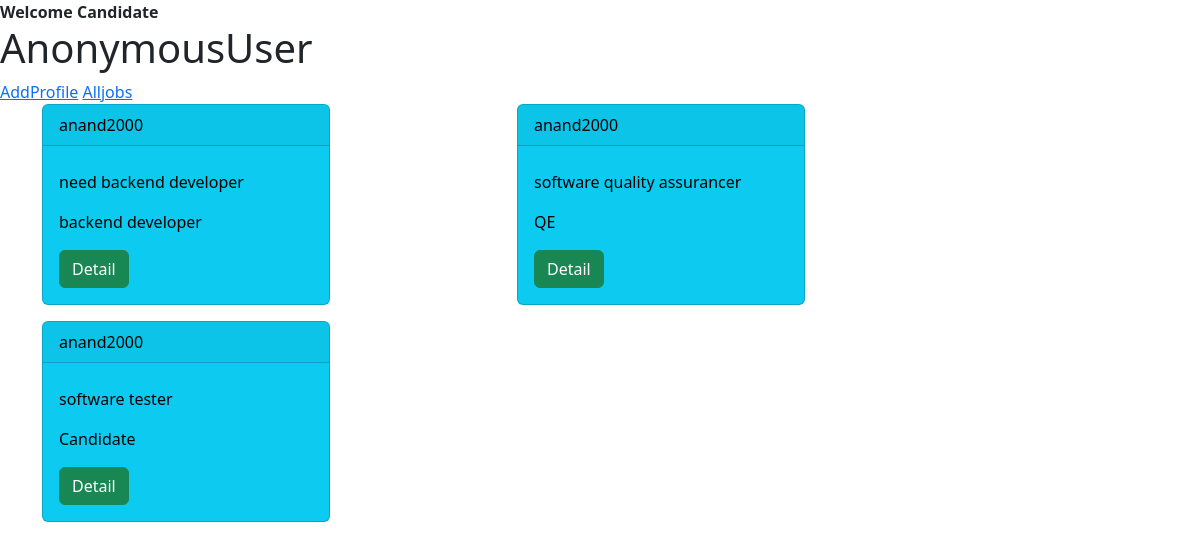
Screenshot of /candidate/home with the database file from the repository.
### employer/models.py (models this page shows, shortened)
class Jobs(models.Model):
    posted_by=models.ForeignKey(User,on_delete=models.CASCADE,related_name="company")
    job_title=models.CharField(max_length=120)
    job_discription=models.TextField(max_length=120)
    role=models.CharField(max_length=120)
    experience=models.PositiveIntegerField(default=0)
    location=models.CharField(max_length=120)
    salary=models.PositiveIntegerField()
    created_date=models.DateField(auto_now_add=True)
    last_date=models.DateField(null=True)
    qualification=models.CharField(max_length=120,null=True)

### Users/models.py (models this page shows, shortened)
class User(AbstractUser):
    phone=models.CharField(max_length=12)
    options=(
        ("employer","employer"),
        ("candidate","candidate")
    )
    role=models.CharField(max_length=12,choices=options,default="candidate")

### candidate/views.py (the view)
# urls.py: path("home",views.CandidateTemplateView.as_view(),name="cand-home"),
class CandidateTemplateView(TemplateView):
    template_name = "candi-home.html"
    def get_context_data(self, **kwargs):
        context=super().get_context_data(**kwargs)
        qs=Jobs.objects.all()
        context["jobs"]=qs
        return context

### candidate/templates/candi-home.html (shortened to what this page needs)
<!DOCTYPE html>
<html lang="en">
<head>
<link href="https://cdn.jsdelivr.net/npm/bootstrap@5.2.0-beta1/dist/css/bootstrap.min.css" rel="stylesheet">
</head>
<body>
<b>Welcome Candidate</b>  <h1>{{request.user}}</h1>
{%if request.user.candidate%}
    <a href="">View_Profile</a>
{%else%}
    <a href="{%url 'cand-addpro'%}">AddProfile</a>
{%endif%}
<a href="">Alljobs</a>
    <div class="container">
        <div class="row">
            {%for job in jobs%}
            <div class="col-5">
                <div class="card text-bg-info mb-3" style="max-width: 18rem;">
                  <div class="card-header">{{job.posted_by.username}}</div>
                  <div class="card-body">
                    <p class="card-text">{{job.job_discription}}</p>
                      <p class="card-text">{{job.role}} </p>
                      <button type="button" class="btn btn-success">Detail</button>
                  </div>
                </div>
            </div>
            {%endfor%}
        </div>
    </div>
</body>
</html>

### rows the page displays
Jobs: posted_by.username "anand2000", job_discription "need backend developer", role "backend developer"
Jobs: posted_by.username "anand2000", job_discription "software quality assurancer", role "QE"
Jobs: posted_by.username "anand2000", job_discription "software tester", role "Candidate"

### other values shown
{{ request.user }} "AnonymousUser"
